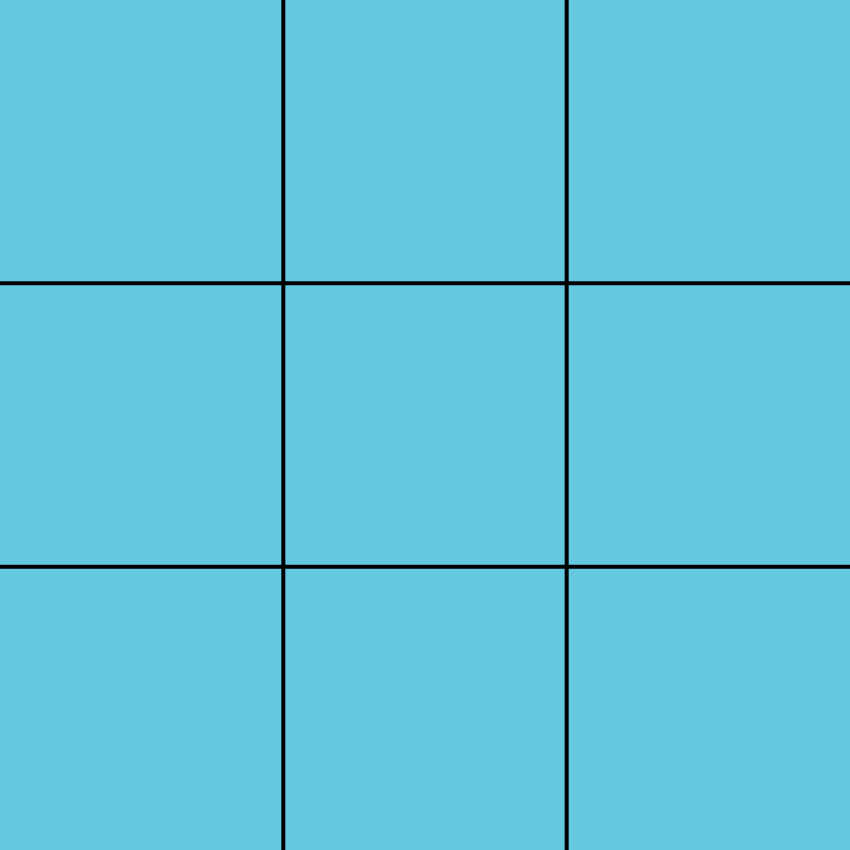
Frame 1 (no input)
Frame 60 (no input): identical to frame 1, image omitted
Frame 120 (the mouse pressed at the canvas centre since frame 60): identical to frame 1, image omitted

The p5.js sketch that drew this single still picture (run headless with seeded random() and noise() and a simulated clock; from frame 60 on, the mouse is pressed at the canvas centre):

// p5.js sketch
// ── sketch.js
let player_default = 'X';
let computer_default = 'O';
// First Turn will be of player
let all_lines;
let line_cordinates;
let board = [
    ['_', '_', '_'],
    ['_', '_', '_'],
    ['_', '_', '_'],
]
let game_over = false;
let winner = 0;

function setup() {
    createCanvas(windowHeight - 150, windowHeight - 150);
    all_lines = [
        [width / 3, 0, width / 3, height],
        [width * 2 / 3, 0, width * 2 / 3, height],
        [0, height / 3, width, height / 3],
        [0, height * 2 / 3, width, height * 2 / 3],
    ];
    // From this line cordinates the 4 lines are made up of
    line_cordinates = [
        [0, width / 3, width * 2 / 3, width],
        [0, height / 3, height * 2 / 3, height]

    ];

}

function draw_board() {
    textSize(128);
    noStroke();
    for (let i = 0; i < board.length; i++) {
        for (let j = 0; j < board[0].length; j++) {
            if (board[i][j] != '_') {
                text(board[i][j], line_cordinates[1][j] + 25, line_cordinates[0][i] + 100);
            }
        }
    }
}
function giveWhiteSpaces() {
    let returning_list = [];
    for (let i = 0; i < board.length; i++) {
        for (let j = 0; j < board[0].length; j++) {
            if (board[i][j] == '_') {
                returning_list.push([i, j]);
            }
        }
    }
    return returning_list;
}
function whoWin() {
    let winned = undefined;
    // Checking Horizontal,Vertical side and i here means rows and j here means columns
    for (let i = 0; i < board.length; i++) {
        let ias_hv = [true, true];
        // Sorry for my bad variable naming but it is - 'is all same horizontal and vertical'
        // Horizontal Here
        let j;
        for (j = 0; j < board[0].length - 1; j++) {
            // Horizontal checking
            if (board[i][j] != board[i][j + 1]) {
                ias_hv[0] = false;
            }
            // Vertical Checking
            if (board[j][i] != board[j + 1][i]) {
                ias_hv[1] = false;
            }
        }
        if (ias_hv[0] && board[i][j] != '_') {
            winned = board[i][j];
        }
        else if (ias_hv[1] && board[j][i] != '_') {
            winned = board[j][i];
        }
    }
    // Now checking diagonally I know i can do it by for loop for checking in board more than 9 tiles but i am so lazy
    if (board[1][1] == player_default || board[1][1] == computer_default) {
        if (board[0][0] == board[1][1] && board[1][1] == board[2][2]) {
            winned = board[1][1];
        }
        else if (board[0][2] == board[1][1] && board[2][0] == board[1][1]) {
            winned = board[1][1];
        }
    }
    if (winned == computer_default) {
        return -1;
    }
    else if (winned == player_default) {
        return 1;
    }
    else {
        return 0;
    }
}
function isGameOver() {
    let cur_win = whoWin();
    if (giveWhiteSpaces().length == 0 || whoWin() != 0) {
        game_over = true;
        winner = cur_win;
    }
}


// Min is Computer and Max is Player
function miniMax(turn, update_value) {
    let avlWhSpace = giveWhiteSpaces(board);
    let returning;
    // avlWhSpace means avlaibleWhiteSpace
    if (avlWhSpace.length == 0) {
        return whoWin(board);
    }
    else {
        let all_recursion_returns = [];
        let next_turn;
        if (turn == computer_default) { next_turn = player_default; }
        else if (turn == player_default) { next_turn = computer_default };
        // Trying in all avlaiable white spaces so that i can minimax
        for (let i = 0; i < avlWhSpace.length; i++) {
            let old_value = board[avlWhSpace[i][0]][avlWhSpace[i][1]];
            board[avlWhSpace[i][0]][avlWhSpace[i][1]] = turn;
            let recursion_return = miniMax(next_turn, false);
            // Undo the value
            board[avlWhSpace[i][0]][avlWhSpace[i][1]] = old_value;
            all_recursion_returns.push(recursion_return);
        }
        if (turn == computer_default) {
            returning = Math.min(...all_recursion_returns);
        }
        else if (turn == player_default) {
            returning = Math.max(...all_recursion_returns);
        }
        if (update_value) {
            let returning_index = all_recursion_returns.indexOf(returning);
            let x = avlWhSpace[returning_index][0];
            let y = avlWhSpace[returning_index][1];
            board[x][y] = computer_default;
            isGameOver();
        }
        return returning;
    }
}

function logic_of_game() {
    if (!game_over) {
        miniMax(computer_default, true);
    }
}


function mouseClicked() {
    if (!game_over) {
        for (let start_index_1 = 0; start_index_1 < line_cordinates[0].length - 1; start_index_1++) {
            for (let start_index_2 = 0; start_index_2 < line_cordinates[0].length - 1; start_index_2++) {
                let end_index_1 = start_index_1 + 1;
                let end_index_2 = start_index_2 + 1;
                let isMur = (line_cordinates[0][start_index_1] < mouseY) && (mouseY < line_cordinates[0][end_index_1]) && (line_cordinates[1][start_index_2] < mouseX) && (mouseX < line_cordinates[1][end_index_2]);
                // isMur Full form isMouseUnderrectangle
                if (isMur && board[start_index_1][start_index_2] == '_') {
                    board[start_index_1][start_index_2] = player_default;
                }
            }
        }
        logic_of_game();
    }
}

function draw() {
    background(color(100, 200, 225));
    // Basic Lines Drawing For Seperation
    strokeWeight(4);
    stroke(color('black'));
    if (!game_over) {
        for (let no_drawned = 0; no_drawned < all_lines.length; no_drawned++) {
            let l_c = all_lines[no_drawned];
            // l_c means line cordiantes
            line(l_c[0], l_c[1], l_c[2], l_c[3]);
        }
        draw_board();
    }
    else {
        textSize(50);
        if (winner == -1) {
            text('Game Over\n' + computer_default + ' Wins', 100, 100);
        }
        else if (winner == 1) {
            text('Game Over\n' + player_default + ' Wins', 100, 100);
        }
        else {
            text('No one Wins\n', 100, 100);
        }
    }
}
